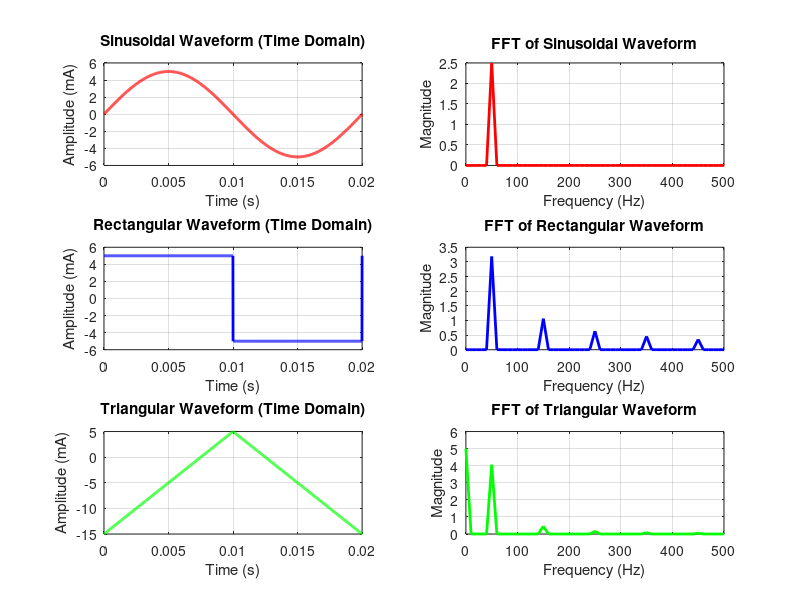

Reproduce this figure in MATLAB.
% Electrical Stimulation and FFT Analysis

% Parameters
fs = 100000; % Sampling frequency (Hz)
t = 0:1/fs:0.1; % Time vector (0.1 seconds duration)
amplitude = 5; % Stimulation amplitude (mA)
frequency = 50; % Stimulation frequency (Hz)

% Generate Waveforms
sin_wave = amplitude * sin(2 * pi * frequency * t); % Sinusoidal waveform
rect_wave = amplitude * square(2 * pi * frequency * t); % Rectangular waveform
tri_wave = amplitude * (2 * sawtooth(2 * pi * frequency * t, 0.5) - 1); % Triangular waveform

% FFT Analysis
n = length(t); % Number of samples
f = (0:n-1) * (fs / n); % Frequency vector

fft_sin = abs(fft(sin_wave)) / n; % Normalized FFT for sine wave
fft_rect = abs(fft(rect_wave)) / n; % Normalized FFT for rectangular wave
fft_tri = abs(fft(tri_wave)) / n; % Normalized FFT for triangular wave

% Plot Time-Domain Waveforms
figure;

subplot(3,2,1);
plot(t, sin_wave, 'r', 'LineWidth', 2);
title('Sinusoidal Waveform (Time Domain)');
xlabel('Time (s)');
ylabel('Amplitude (mA)');
xlim([0 0.02]); % Zoom in for better visualization
grid on;

subplot(3,2,3);
plot(t, rect_wave, 'b', 'LineWidth', 2);
title('Rectangular Waveform (Time Domain)');
xlabel('Time (s)');
ylabel('Amplitude (mA)');
xlim([0 0.02]);
grid on;

subplot(3,2,5);
plot(t, tri_wave, 'g', 'LineWidth', 2);
title('Triangular Waveform (Time Domain)');
xlabel('Time (s)');
ylabel('Amplitude (mA)');
xlim([0 0.02]);
grid on;

% Plot FFT Results
subplot(3,2,2);
plot(f(1:n/2), fft_sin(1:n/2), 'r', 'LineWidth', 2);
title('FFT of Sinusoidal Waveform');
xlabel('Frequency (Hz)');
ylabel('Magnitude');
xlim([0 500]); % Focus on key frequencies
grid on;

subplot(3,2,4);
plot(f(1:n/2), fft_rect(1:n/2), 'b', 'LineWidth', 2);
title('FFT of Rectangular Waveform');
xlabel('Frequency (Hz)');
ylabel('Magnitude');
xlim([0 500]);
grid on;

subplot(3,2,6);
plot(f(1:n/2), fft_tri(1:n/2), 'g', 'LineWidth', 2);
title('FFT of Triangular Waveform');
xlabel('Frequency (Hz)');
ylabel('Magnitude');
xlim([0 500]);
grid on;

% Display Message
disp('Waveforms and FFT analysis have been successfully plotted.');

